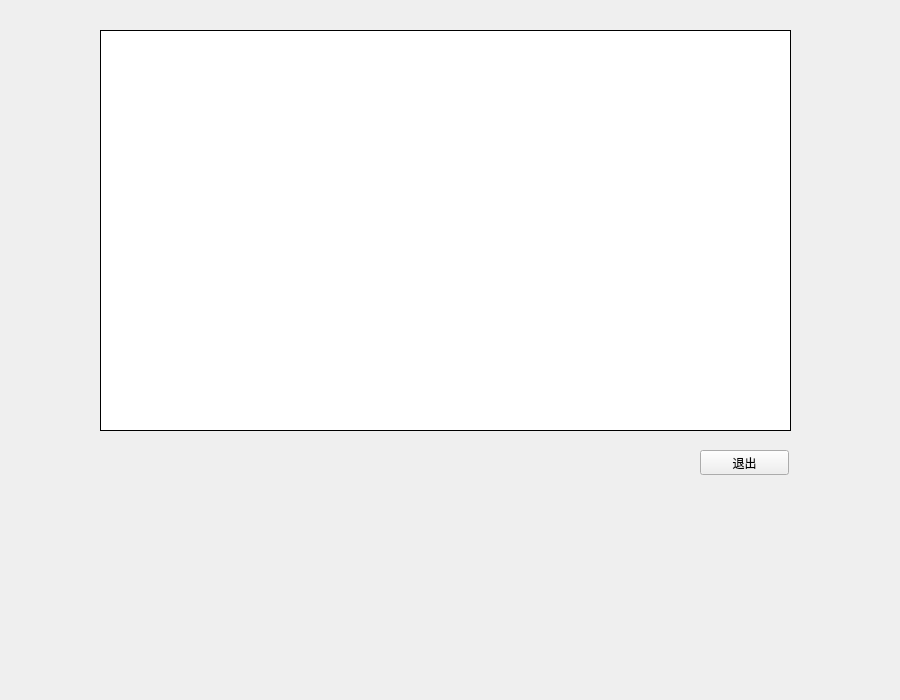
<?xml version="1.0" encoding="UTF-8"?>
<ui version="4.0">
 <class>Through_allBook</class>
 <widget class="QWidget" name="Through_allBook">
  <property name="geometry">
   <rect>
    <x>0</x>
    <y>0</y>
    <width>900</width>
    <height>700</height>
   </rect>
  </property>
  <property name="minimumSize">
   <size>
    <width>900</width>
    <height>700</height>
   </size>
  </property>
  <property name="windowTitle">
   <string>Form</string>
  </property>
  <property name="styleSheet">
   <string notr="true">background-image: url(:/img/backgroud.png);
background-image: url(:/img/backgroud.png);</string>
  </property>
  <widget class="QTextEdit" name="win">
   <property name="geometry">
    <rect>
     <x>100</x>
     <y>30</y>
     <width>691</width>
     <height>401</height>
    </rect>
   </property>
   <property name="minimumSize">
    <size>
     <width>0</width>
     <height>300</height>
    </size>
   </property>
   <property name="styleSheet">
    <string notr="true">background-color: qlineargradient(spread:pad, x1:0, y1:0, x2:1, y2:1, stop:0 rgba(255, 255, 255, 255), stop:1 rgba(255, 255, 255, 255));</string>
   </property>
  </widget>
  <widget class="QPushButton" name="Quit">
   <property name="geometry">
    <rect>
     <x>700</x>
     <y>450</y>
     <width>89</width>
     <height>25</height>
    </rect>
   </property>
   <property name="minimumSize">
    <size>
     <width>40</width>
     <height>20</height>
    </size>
   </property>
   <property name="text">
    <string>退出</string>
   </property>
  </widget>
 </widget>
 <resources/>
 <connections/>
</ui>
